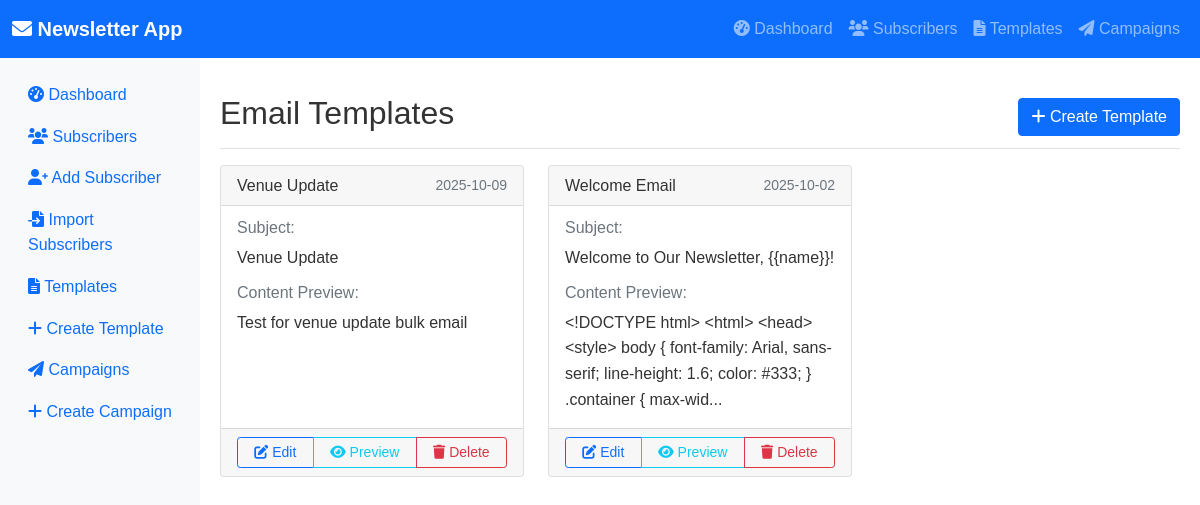
/templates, run on an earlier commit of the app's database.
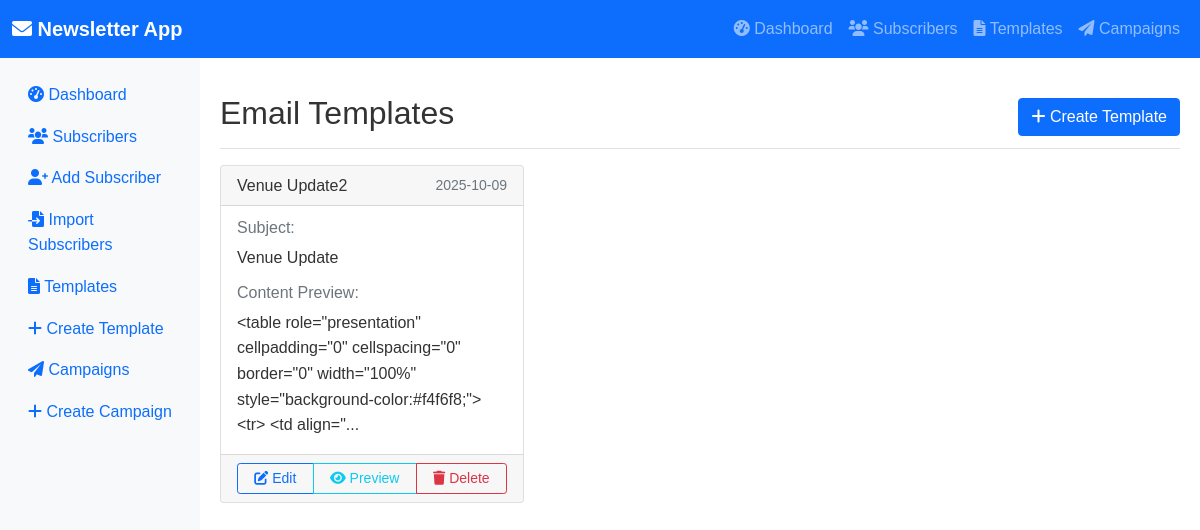
And on a later commit of the database.
### models.py (models this page shows, shortened)
class Template(db.Model):
    id = db.Column(db.Integer, primary_key=True)
    name = db.Column(db.String(255), nullable=False)
    subject = db.Column(db.String(500), nullable=False)
    content = db.Column(db.Text, nullable=False)
    created_at = db.Column(db.DateTime, default=datetime.utcnow, nullable=False)
    updated_at = db.Column(db.DateTime, default=datetime.utcnow, onupdate=datetime.utcnow)
    campaigns = db.relationship('Campaign', backref='template', lazy=True)

### app.py (the view)
@app.route('/templates')
def templates():
    templates = Template.query.order_by(Template.created_at.desc()).all()
    return render_template('templates.html', templates=templates)

### templates/templates.html (shortened to what this page needs)
{% extends "base.html" %}
{% block content %}
<div class="d-flex justify-content-between flex-wrap flex-md-nowrap align-items-center pt-3 pb-2 mb-3 border-bottom">
    <h1 class="h2">Email Templates</h1>
    <div class="btn-toolbar mb-2 mb-md-0">
        <a href="{{ url_for('add_template') }}" class="btn btn-primary">
            <i class="fas fa-plus"></i> Create Template
        </a>
    </div>
</div>
{% if templates %}
<div class="row">
    {% for template in templates %}
    <div class="col-md-6 col-lg-4 mb-4">
        <div class="card h-100">
            <div class="card-header d-flex justify-content-between align-items-center">
                <h6 class="mb-0">{{ template.name }}</h6>
                <small class="text-muted">{{ template.created_at.strftime('%Y-%m-%d') }}</small>
            </div>
            <div class="card-body">
                <h6 class="card-subtitle mb-2 text-muted">Subject:</h6>
                <p class="card-text">{{ template.subject }}</p>
                <h6 class="card-subtitle mb-2 text-muted">Content Preview:</h6>
                <div class="card-text">
                    {{ (template.content[:150] + '...') if template.content|length > 150 else template.content }}
                </div>
            </div>
            <div class="card-footer">
                <div class="btn-group w-100">
                    <a href="{{ url_for('edit_template', id=template.id) }}" class="btn btn-sm btn-outline-primary">
                        <i class="fas fa-edit"></i> Edit
                    </a>
                    <button type="button" class="btn btn-sm btn-outline-info" data-bs-toggle="modal"
                        data-bs-target="#previewModal{{ template.id }}">
                        <i class="fas fa-eye"></i> Preview
                    </button>
                    <a href="{{ url_for('delete_template', id=template.id) }}" class="btn btn-sm btn-outline-danger"
                        onclick="return confirm('Are you sure you want to delete this template?')">
                        <i class="fas fa-trash"></i> Delete
                    </a>
                </div>
            </div>
        </div>
    </div>
                        {{ template.content|safe }}
    {% endfor %}
</div>
{% endif %}
{% endblock %}

What changed in the data, as far as the page shows it:
no longer on this page (row unchanged): Template: name "Venue Update", created_at "2025-10-09", subject "Venue Update", content "Test for venue update bulk email"
no longer on this page (row unchanged): Template: name "Welcome Email", created_at "2025-10-02", subject "Welcome to Our Newsletter, {{name}}!", content "<!DOCTYPE html> <html> <head> <style> body { font-family: Arial, sans-serif; line-height: 1.6; color: #333; } .container { max-wid..."
added Template: name "Venue Update2", created_at "2025-10-09", subject "Venue Update", content "<table role=\"presentation\" cellpadding=\"0\" cellspacing=\"0\" border=\"0\" width=\"100%\" style=\"background-color:#f4f6f8;\"> <tr> <td align=\"..."
